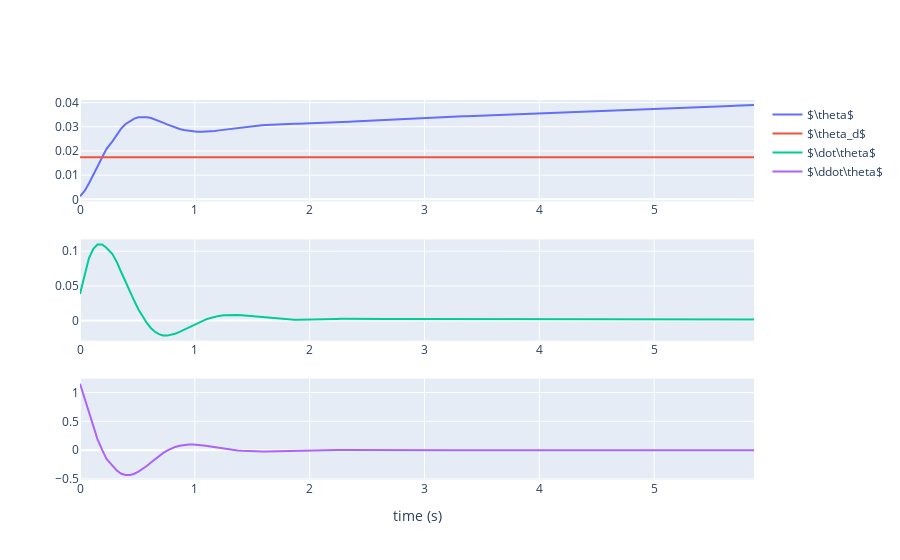
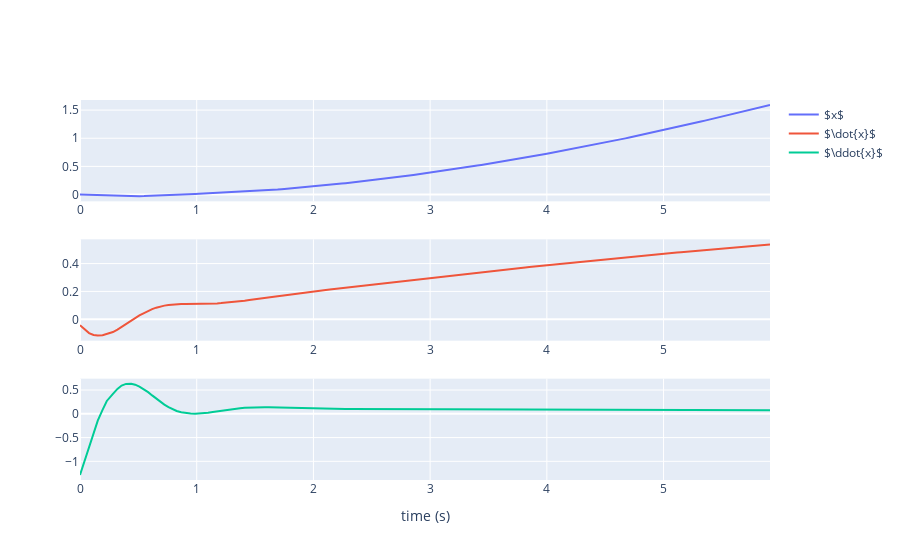

Notebook code for these charts, in order:
### Markdown cell above
In order to observe state variable histories, we can quickly draw some plots referring to our game object at any time (but they won't update in real time).

### Code cell
fig = make_subplots(rows=3, cols=1)
fig.add_trace(go.Scatter(x=game.t_history, y=game.ydyd2y_history[:,0], name='$\\theta$'), row=1, col=1)
fig.add_trace(go.Scatter(x=game.t_history, y=game.th_desired_history, name='$\\theta_d$'), row=1, col=1)
fig.add_trace(go.Scatter(x=game.t_history, y=game.ydyd2y_history[:,2], name='$\\dot\\theta$'), row=2, col=1)
fig.add_trace(go.Scatter(x=game.t_history, y=game.ydyd2y_history[:,4], name='$\\ddot\\theta$'), row=3, col=1)
fig.update_xaxes(title_text="time (s)", row=3, col=1)
fig.show()
fig = make_subplots(rows=3, cols=1)
fig.add_trace(go.Scatter(x=game.t_history, y=game.ydyd2y_history[:,1] * d, name='$x$'), row=1, col=1)
fig.add_trace(go.Scatter(x=game.t_history, y=game.ydyd2y_history[:,3] * d, name='$\\dot{x}$'), row=2, col=1)
fig.add_trace(go.Scatter(x=game.t_history, y=game.ydyd2y_history[:,5] * d, name='$\\ddot{x}$'), row=3, col=1)
fig.update_xaxes(title_text="time (s)", row=3, col=1)
fig.show()

### Figure 1 — Plotly figure (JSON) as saved in the notebook; plotly's stock layout.template omitted (floating-point values rounded to 4 significant figures; data arrays with more than 128 entries replaced by an {"elided": "..."} marker saying what was removed)
{"data": [{"name": "$\\theta$", "type": "scatter", "x": {"elided": "167 float values"}, "xaxis": "x", "y": {"elided": "167 float values"}, "yaxis": "y"}, {"name": "$\\theta_d$", "type": "scatter", "x": {"elided": "167 float values"}, "xaxis": "x", "y": {"elided": "167 float values"}, "yaxis": "y"}, {"name": "$\\dot\\theta$", "type": "scatter", "x": {"elided": "167 float values"}, "xaxis": "x2", "y": {"elided": "167 float values"}, "yaxis": "y2"}, {"name": "$\\ddot\\theta$", "type": "scatter", "x": {"elided": "167 float values"}, "xaxis": "x3", "y": {"elided": "167 float values"}, "yaxis": "y3"}], "layout": {"xaxis": {"anchor": "y", "domain": [0, 1]}, "xaxis2": {"anchor": "y2", "domain": [0, 1]}, "xaxis3": {"anchor": "y3", "domain": [0, 1], "title": {"text": "time (s)"}}, "yaxis": {"anchor": "x", "domain": [0.7333, 1]}, "yaxis2": {"anchor": "x2", "domain": [0.3667, 0.6333]}, "yaxis3": {"anchor": "x3", "domain": [0, 0.2667]}}}

### Figure 2 — Plotly figure (JSON) as saved in the notebook; plotly's stock layout.template omitted (floating-point values rounded to 4 significant figures; data arrays with more than 128 entries replaced by an {"elided": "..."} marker saying what was removed)
{"data": [{"name": "$x$", "type": "scatter", "x": {"elided": "168 float values"}, "xaxis": "x", "y": {"elided": "168 float values"}, "yaxis": "y"}, {"name": "$\\dot{x}$", "type": "scatter", "x": {"elided": "168 float values"}, "xaxis": "x2", "y": {"elided": "168 float values"}, "yaxis": "y2"}, {"name": "$\\ddot{x}$", "type": "scatter", "x": {"elided": "168 float values"}, "xaxis": "x3", "y": {"elided": "168 float values"}, "yaxis": "y3"}], "layout": {"xaxis": {"anchor": "y", "domain": [0, 1]}, "xaxis2": {"anchor": "y2", "domain": [0, 1]}, "xaxis3": {"anchor": "y3", "domain": [0, 1], "title": {"text": "time (s)"}}, "yaxis": {"anchor": "x", "domain": [0.7333, 1]}, "yaxis2": {"anchor": "x2", "domain": [0.3667, 0.6333]}, "yaxis3": {"anchor": "x3", "domain": [0, 0.2667]}}}
